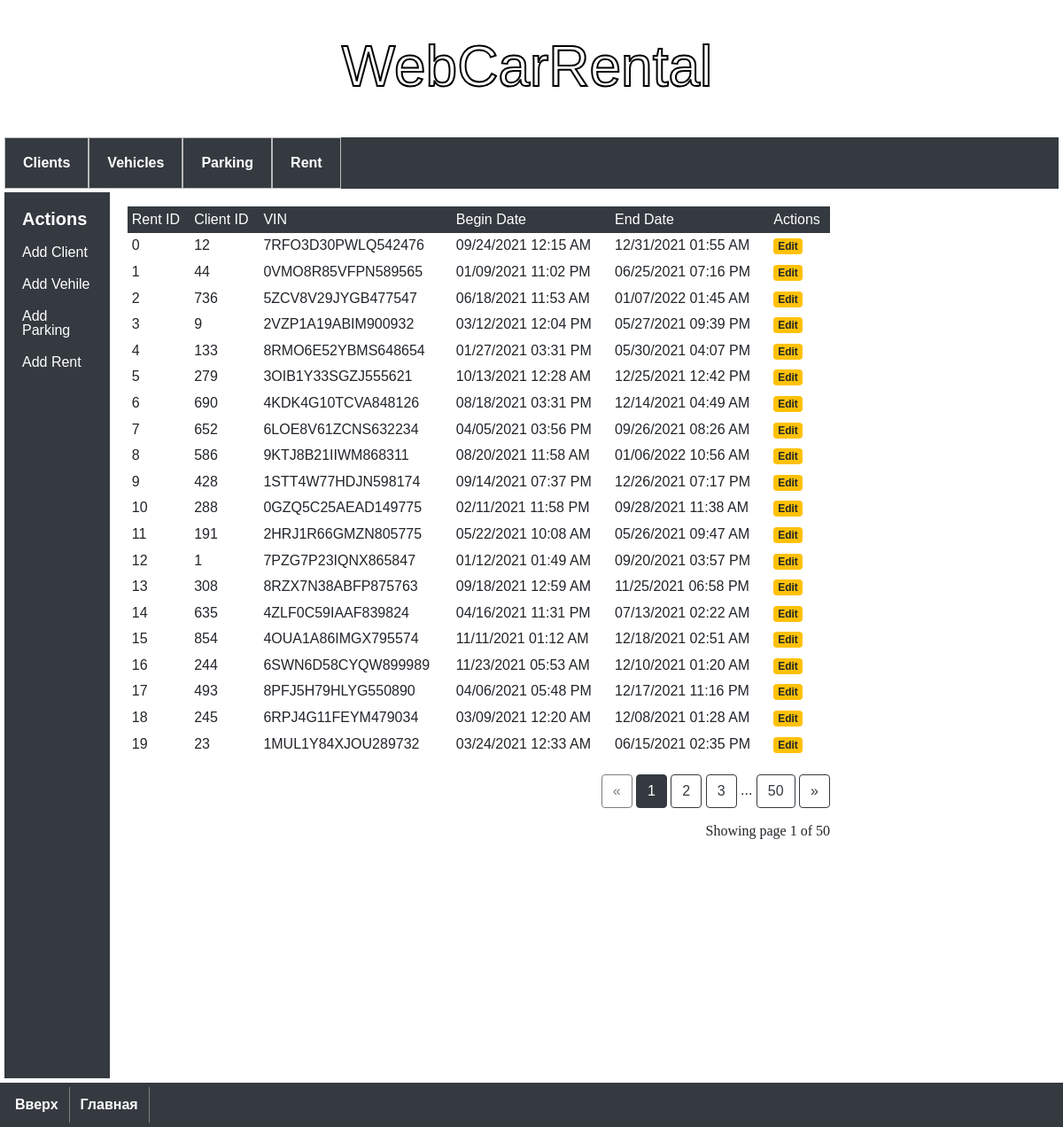
The page /rents on the database as committed earlier.
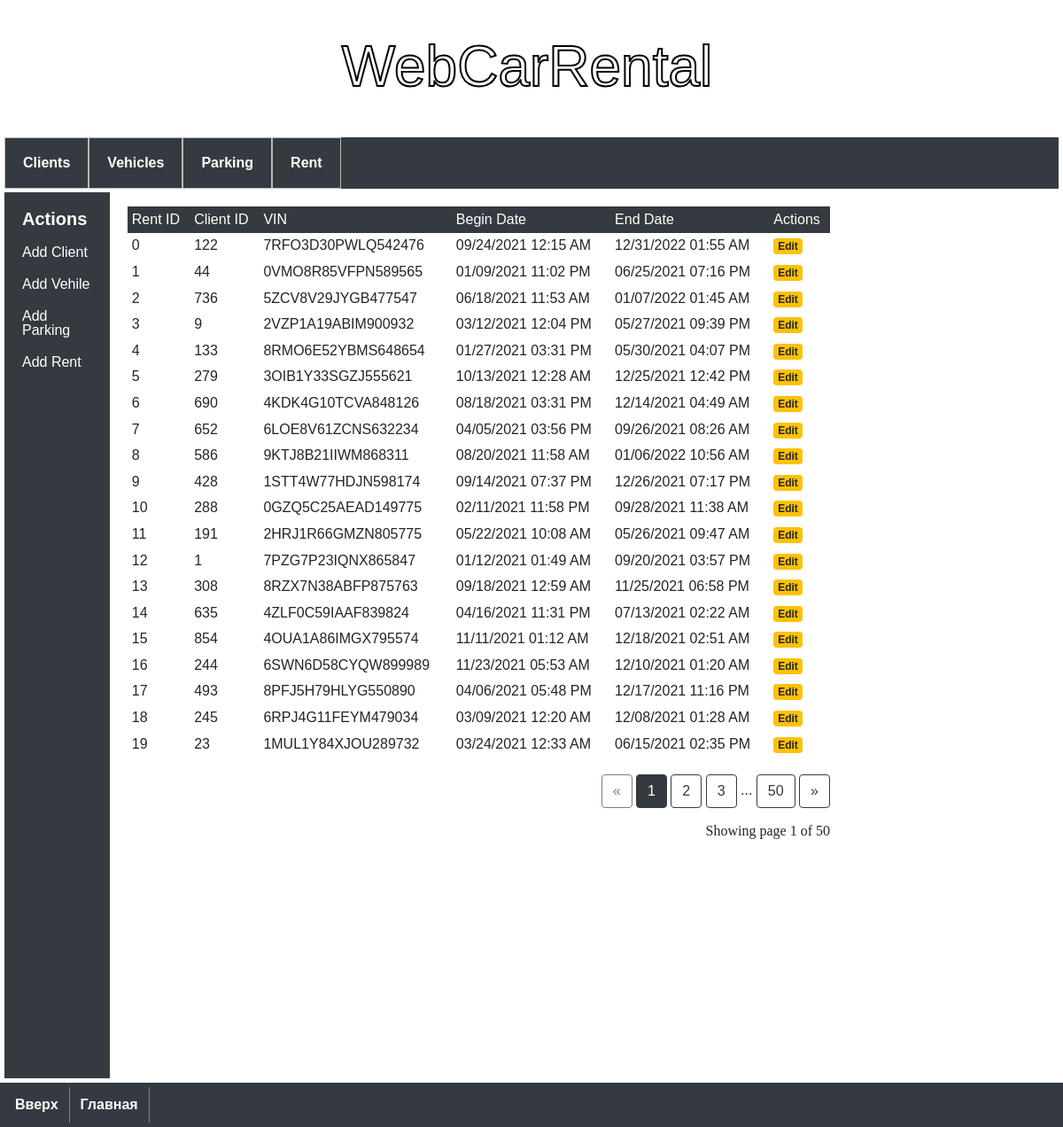
The same page on the database as committed later.
### model.py (models this page shows)
class Rent(db.Model):
    __tablename__ = 'rent'
    rent_id = db.Column('rent_id', db.INTEGER, primary_key=True, autoincrement=True)
    client_id = db.Column(db.ForeignKey('client.client_id'))
    vin_number = db.Column(db.ForeignKey('vehicle.vin_number'))
    begin_date = db.Column('begin_date', db.String(50), unique=False)
    end_date = db.Column('end_date', db.String(50), unique=False)

### app.py (the view)
@app.route('/rents')
def rents():
    page = request.args.get('page', 1, type=int)
    rents = Rent.query.paginate(page=page, per_page=20)
    return render_template(
        './rent/rents.html',
        rents=rents)

### templates/rent/rents.html
{% extends 'base.html' %}
{% block content %}
<div class="table-responsive">
    <table class="table table-sm table-borderless mb-0">
        <thead class="thead-dark">
            <tr>
                <th>Rent ID</th>
                <th>Client ID</th>
                <th>VIN</th>
                <th>Begin Date</th>
                <th>End Date</th>
                <th>Actions</th>
            </tr>
        </thead>
        <tbody>
            {% for rent in rents %}
            <tr>
                <th scope="row">{{ rent.rent_id }}</th>
                <td>{{ rent.client_id }}</td>
                <td>{{ rent.vin_number }}</td>
                <td>{{ rent.begin_date }}</td>
                <td>{{ rent.end_date }}</td>
                <td><a class="badge badge-warning" href="{{ url_for('edit_rent', rent_id=rent.rent_id) }}">Edit</a></td>
            </tr>
            {% endfor %}
        </tbody>
    </table>
</div>
<br>
<div class="text-right">
    <a href="{{ url_for('rents', page=rents.prev_num) }}"
       class="btn btn-outline-dark
       {% if rents.page == 1 %}disabled{% endif %}">
        &laquo;
    </a>
    {% for page_num in rents.iter_pages(left_edge=1, right_edge=1, left_current=1, right_current=2) %}{% if page_num %}
            {% if rents.page == page_num %}
            <a href="{{ url_for('rents', page=page_num) }}"
               class="btn btn-dark">
                {{ page_num }}
            </a>
            {% else %}
            <a href="{{ url_for('rents', page=page_num) }}"
               class="btn btn-outline-dark">
                {{ page_num }}
            </a>
            {% endif %}
        {% else %}
            ...
        {% endif %}
    {% endfor %}    <a href="{{ url_for('rents', page=rents.next_num) }}"
       class="btn btn-outline-dark
       {% if rents.page == rents.pages %}disabled{% endif %}">
        &raquo;
    </a>
</div>
<p class="text-right mt-3">
   Showing page {{ rents.page }} of {{ rents.pages }}
</p>
{% endblock %}

### templates/base.html (shortened to what this page needs)
<!DOCTYPE html>
<html lang="en">
<head>
    <link rel="stylesheet" href="https://stackpath.bootstrapcdn.com/bootstrap/4.3.1/css/bootstrap.min.css"
>
    <link rel="stylesheet" href="./../../static/css/reset.css">
    <link rel="stylesheet" href="./../../static/css/styles.css">
</head>
<body>
    <div class="my-container">
        <div class="my-header">
            <div class="my-title-block">
                <h1 class="stroke">WebCarRental</h1>
            </div>
        </div>
        <div class="nav-pane">
            <ul>
                <li><a href="{{url_for('clients')}}">Clients</a></li>
                <li><a href="{{url_for('vehicles')}}">Vehicles</a></li>
                <li><a href="{{url_for('parkings')}}">Parking</a></li>
                <li><a href="{{url_for('rents')}}">Rent</a></li>
            </ul>
        </div>
        <div class="content-wrapper">
            <div class="sidebar">
                <h3>Actions</h3>
                <ul class="skills">
                    <li><a href="{{url_for('create_client')}}">Add Client</a></li>
                    <li><a href="{{url_for('create_vehicle')}}">Add Vehile</a></li>
                    <li><a href="{{url_for('create_parking')}}">Add Parking</a></li>
                    <li><a href="{{url_for('create_rent')}}">Add Rent</a></li>
                </ul>
            </div>
            <div class="content">
                {% block content %}
                {% endblock %}
            </div>
    </div>
</div>
<div class="nav-bottom">
        <ul>
            <li><a id="bottom" href="#top">Вверх</a></li>
                <li><a href="index.html">Главная</a></li>
        </ul>
    </div>
</body>
</html>

### static/css/styles.css (style rules this page uses)
h1 { font-size: 30px; font-weight: bold; margin-bottom: 10px; }
h3 { color: white; font-size: 20px; font-weight: bold; margin-bottom: 10px; }
h1 { font: 100% serif; }
p { font-family: Georgia, 'Times New Roman', Times, serif; margin-left: 10px; text-indent: 20px; }
body { font-family: 'Montserrat', sans-serif; background: url(img/background.jpg) no-repeat center center / cover; }
.my-container { width: 100%; min-height: 600px; border: 5px solid #fff; margin: 0 auto; background: #fff; }
.my-header { display: flex; height: 150px; }
.my-title-block { justify-content: center; align-items: center; display: flex; font-size: 200%; width: 100%; height: 100%; color: #fff; margin-right: 10px; }
.stroke { font: 2em Arial, sans-serif; -webkit-text-stroke-width: 2px; -webkit-text-stroke-color: black; }
.nav-pane ul { display: flex; background: #343A40; }
.nav-pane li a { display: flex; padding: 20px; text-decoration: none; color: White; font-weight: bold; border: 1px solid rgb(185, 185, 185); }
.nav-bottom { display: flex; padding: 5px; background-color: #343A40; width: 100%; }
.nav-bottom ul { display: flex; width: 5px; }
.nav-bottom li a { display: flex; font-weight: bold; padding: 12px; text-decoration: none; color: white; border-right: 1px solid gray; }
.content-wrapper { height: 100%; display: flex; }
.content { width: 70%; padding: 20px; line-height: 20px; }
.sidebar { margin-top: 4px; background-color: #343A40; width: 10%; height: 1000px; padding: 20px; }
.skills li { padding: 10px 0; transition: transform .5s ease; cursor: pointer; }
.skills li a { text-decoration: none; color: white; }

Rows that differ between the two databases and show on the page:
changed Rent "7RFO3D30PWLQ542476": client_id "12" → "122"; end_date "12/31/2021 01:55 AM" → "12/31/2022 01:55 AM"
